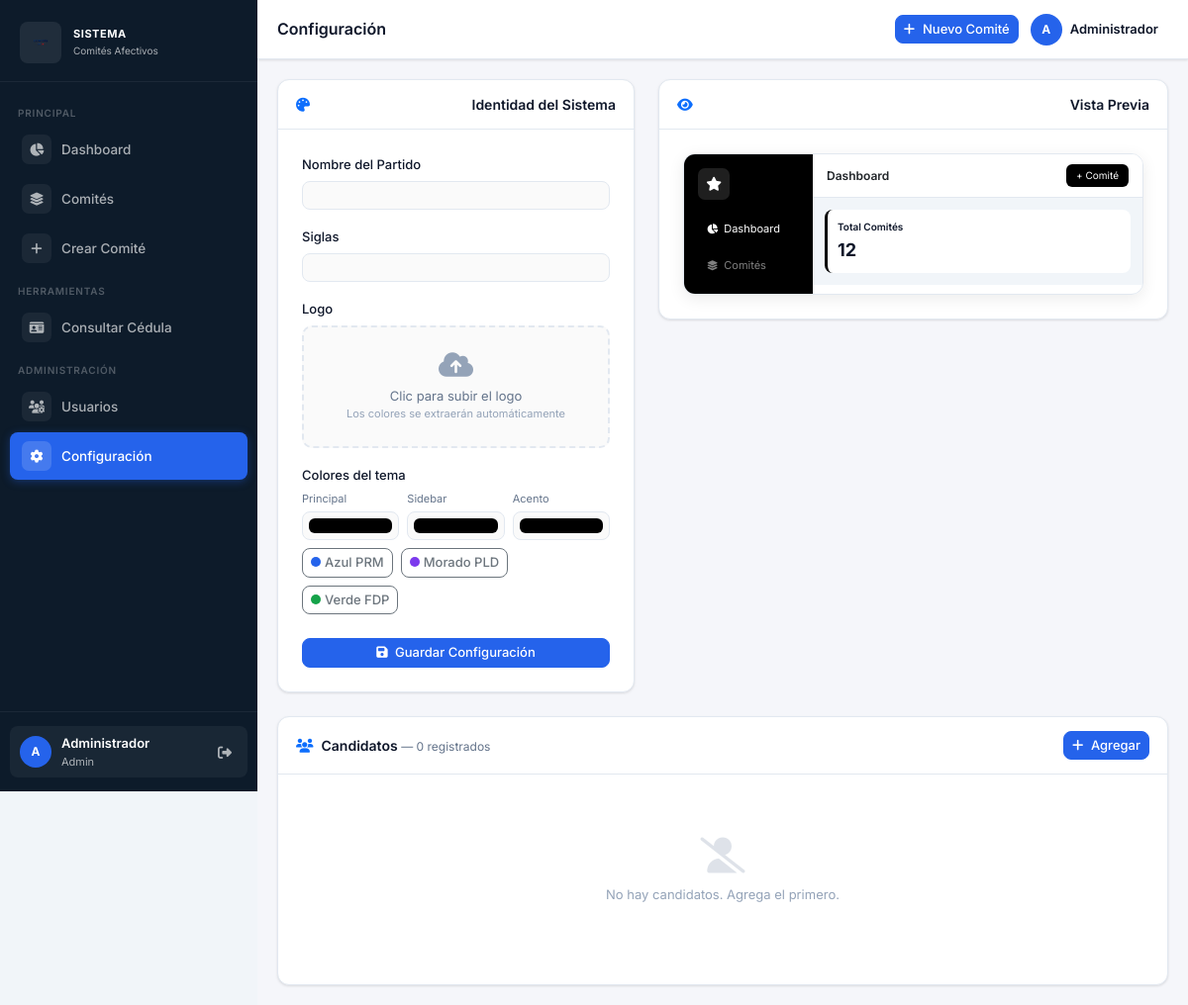
Page /config.php (signed in) on the earlier database version.
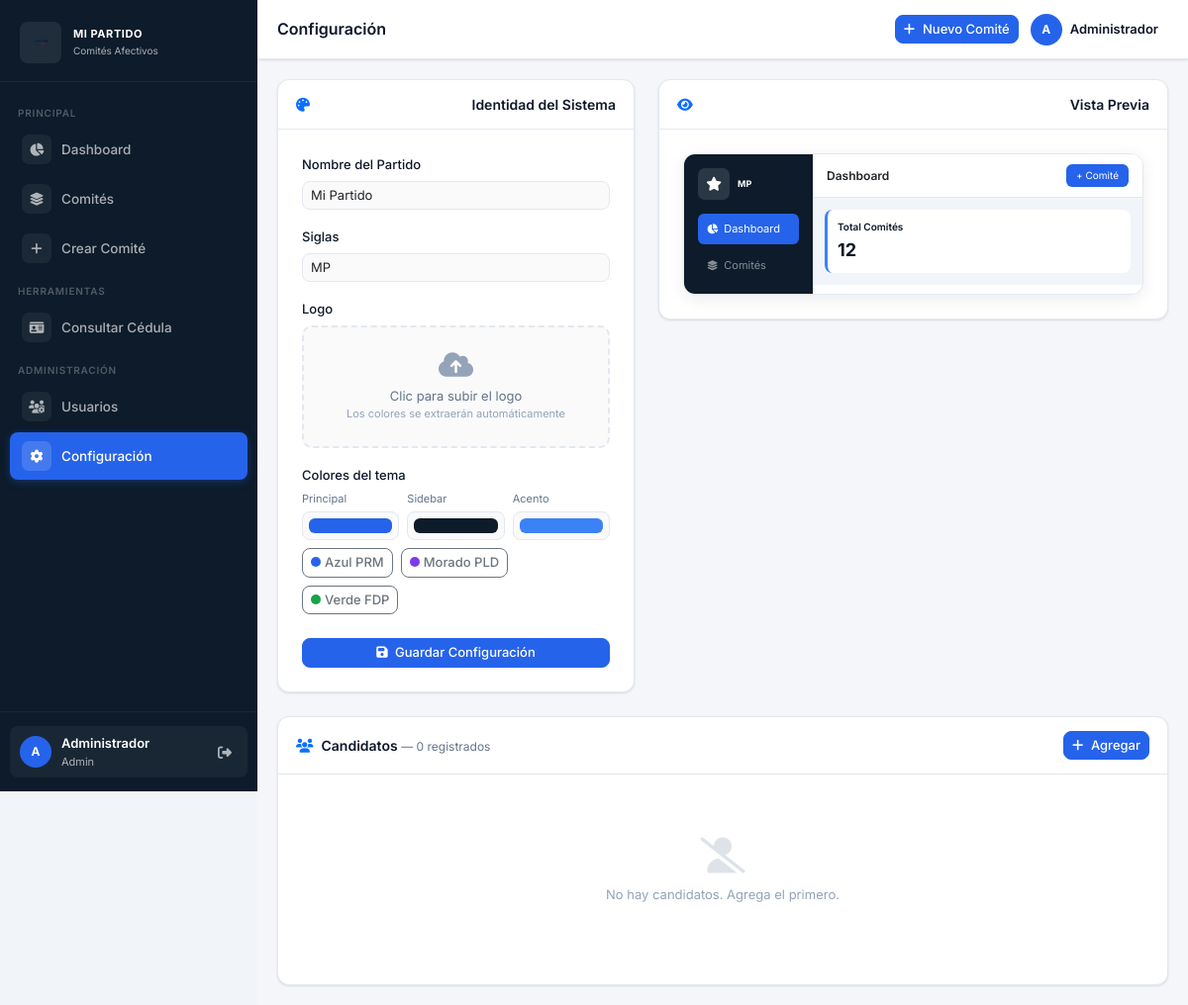
Same page on the later database version.
### tables this page shows
CREATE TABLE IF NOT EXISTS configuracion (
    id INT AUTO_INCREMENT PRIMARY KEY,
    nombre_partido VARCHAR(100) DEFAULT 'Mi Partido',
    siglas VARCHAR(20) DEFAULT 'MP',
    logo LONGBLOB,
    color_primario VARCHAR(7) DEFAULT '#2563eb',
    color_sidebar  VARCHAR(7) DEFAULT '#0d1b2a',
    color_accent   VARCHAR(7) DEFAULT '#3b82f6',
    candidato_principal_nombre VARCHAR(150),
    candidato_principal_foto LONGBLOB
);

### includes/auth.php (called while the page is built, shortened)
<?php
function esAdmin()          { return isset($_SESSION['usuario_rol']) && $_SESSION['usuario_rol'] === 'admin'; }
function esSupervisor()     { return isset($_SESSION['usuario_rol']) && in_array($_SESSION['usuario_rol'], ['admin','supervisor']); }
function cargarConfiguracion() {
    require_once __DIR__ . '/../db/config.php';
    $conn = conectarDB();
    $res = $conn->query("SELECT * FROM configuracion LIMIT 1");
    $config = $res ? $res->fetch_assoc() : [];
    return $config ?: [
        'nombre_partido' => 'Sistema',
        'siglas'         => '',
        'color_primario' => '#2563eb',
        'color_sidebar'  => '#0d1b2a',
        'color_accent'   => '#3b82f6',
        'logo'           => null,
    ];
}
?>

### config.php (the view, shortened to what this page needs)
<?php
require_once 'includes/auth.php';
$conn = conectarDB();
$cfg = $conn->query("SELECT * FROM configuracion LIMIT 1")->fetch_assoc();
if (!$cfg) {
    $conn->query("INSERT INTO configuracion (nombre_partido,siglas) VALUES ('Mi Partido','MP')");
    $cfg = $conn->query("SELECT * FROM configuracion LIMIT 1")->fetch_assoc();
}
$candidatos = $conn->query("SELECT * FROM candidatos ORDER BY FIELD(cargo,'presidente','senador','diputado','alcalde','regidor'), nombre")->fetch_all(MYSQLI_ASSOC);
$logo_b64 = !empty($cfg['logo']) ? base64_encode($cfg['logo']) : '';
$titulo_pagina = 'Configuración';
include 'includes/header.php';
?>
<div class="row g-4">
    <div class="col-lg-5">
        <div class="card mb-4">
            <div class="card-header"><i class="fas fa-palette me-2 text-primary"></i>Identidad del Sistema</div>
            <div class="p-4">
                <form method="POST" enctype="multipart/form-data" id="formTema">
                    <div class="mb-3">
                        <label class="form-label">Nombre del Partido</label>
                        <input type="text" name="nombre_partido" class="form-control form-control-sm"
                               value="<?php echo htmlspecialchars($cfg['nombre_partido']); ?>" required>
                    </div>
                    <div class="mb-3">
                        <label class="form-label">Siglas</label>
                        <input type="text" name="siglas" class="form-control form-control-sm" maxlength="10"
                               value="<?php echo htmlspecialchars($cfg['siglas']); ?>">
                    </div>
                    <div class="mb-3">
                        <label class="form-label">Logo</label>
                        <div class="upload-zone" onclick="document.getElementById('logoInput').click()">
                            <i class="fas fa-cloud-upload-alt fa-2x mb-2" style="color:#94a3b8;"></i>
                            <div style="font-size:13px;color:#64748b;">Clic para subir el logo</div>
                            <div style="font-size:11px;color:#94a3b8;">Los colores se extraerán automáticamente</div>
                        </div>
                    </div>
                    <div class="mb-4">
                        <label class="form-label">Colores del tema</label>
                        <div class="row g-2">
                            <div class="col-4">
                                <div style="font-size:11px;color:#64748b;margin-bottom:4px;">Principal</div>
                                <input type="color" name="color_primario" id="cpPrimario" class="form-control form-control-color w-100 form-control-sm"
                                       value="<?php echo $cfg['color_primario']; ?>" oninput="updatePreview()">
                            </div>
                            <div class="col-4">
                                <div style="font-size:11px;color:#64748b;margin-bottom:4px;">Sidebar</div>
                                <input type="color" name="color_sidebar" id="cpSidebar" class="form-control form-control-color w-100 form-control-sm"
                                       value="<?php echo $cfg['color_sidebar']; ?>" oninput="updatePreview()">
                            </div>
                            <div class="col-4">
                                <div style="font-size:11px;color:#64748b;margin-bottom:4px;">Acento</div>
                                <input type="color" name="color_accent" id="cpAccent" class="form-control form-control-color w-100 form-control-sm"
                                       value="<?php echo $cfg['color_accent']; ?>" oninput="updatePreview()">
                            </div>
                        </div>
                        <div class="mt-2 d-flex gap-2 flex-wrap">
                            <button type="button" class="btn btn-sm btn-outline-secondary" onclick="setPreset('#2563eb','#0d1b2a','#3b82f6')">
                                <span style="display:inline-block;width:10px;height:10px;border-radius:50%;background:#2563eb;margin-right:4px;"></span>Azul PRM
                            </button>
                            <button type="button" class="btn btn-sm btn-outline-secondary" onclick="setPreset('#7c3aed','#1e1035','#8b5cf6')">
                                <span style="display:inline-block;width:10px;height:10px;border-radius:50%;background:#7c3aed;margin-right:4px;"></span>Morado PLD
                            </button>
                            <button type="button" class="btn btn-sm btn-outline-secondary" onclick="setPreset('#16a34a','#0a1f12','#22c55e')">
                                <span style="display:inline-block;width:10px;height:10px;border-radius:50%;background:#16a34a;margin-right:4px;"></span>Verde FDP
                            </button>
                        </div>
                    </div>
                    <button type="submit" name="guardar_tema" class="btn btn-primary w-100 btn-sm">
                        <i class="fas fa-save me-1"></i> Guardar Configuración
                    </button>
                </form>
            </div>
        </div>
    </div>
    <div class="col-lg-7">
        <div class="card mb-4">
            <div class="card-header"><i class="fas fa-eye me-2 text-primary"></i>Vista Previa</div>
            <div class="p-4">
                <div style="border-radius:12px;overflow:hidden;border:1px solid var(--border);box-shadow:0 4px 16px rgba(0,0,0,.08);">
                    <div style="display:flex;">
                        <div id="previewSidebar" style="width:130px;flex-shrink:0;background:#0d1b2a;padding:14px;display:flex;flex-direction:column;gap:6px;">
                            <div style="display:flex;align-items:center;gap:8px;margin-bottom:8px;">
                                <div id="previewLogo" style="width:32px;height:32px;border-radius:7px;background:rgba(255,255,255,.12);display:flex;align-items:center;justify-content:center;color:#fff;font-size:14px;overflow:hidden;">
                                    <?php if ($logo_b64): ?><img style="width:100%;height:100%;object-fit:contain;"><?php else: ?><i class="fas fa-star"></i><?php endif; ?>
                                </div>
                                <div style="color:#fff;font-size:9px;font-weight:700;line-height:1.2;"><?php echo htmlspecialchars($cfg['siglas']); ?></div>
                            </div>
                            <div id="previewNavActive" style="padding:7px 9px;border-radius:6px;color:#fff;font-size:11px;display:flex;align-items:center;gap:6px;background:#2563eb;">
                                <i class="fas fa-chart-pie" style="font-size:10px;"></i>Dashboard
                            </div>
                            <div style="padding:7px 9px;border-radius:6px;color:rgba(255,255,255,.5);font-size:11px;display:flex;align-items:center;gap:6px;">
                                <i class="fas fa-layer-group" style="font-size:10px;"></i>Comités
                            </div>
                        </div>
                        <div style="flex:1;min-width:0;">
                            <div style="background:#fff;padding:10px 14px;border-bottom:1px solid #e2e8f0;display:flex;justify-content:space-between;align-items:center;">
                                <span style="font-size:12px;font-weight:600;">Dashboard</span>
                                <button id="previewBtn" style="background:#2563eb;color:#fff;border:none;border-radius:6px;padding:4px 10px;font-size:10px;">+ Comité</button>
                            </div>
                            <div style="background:#f1f5f9;padding:12px;">
                                <div id="previewCard" style="background:#fff;border-radius:8px;padding:10px;font-size:10px;color:#64748b;border-left:3px solid #3b82f6;">
                                    <div style="font-weight:600;color:#0f172a;margin-bottom:2px;">Total Comités</div>
                                    <div style="font-size:18px;font-weight:700;color:#0f172a;">12</div>
                                </div>
                            </div>
                        </div>
                    </div>
                </div>
            </div>
        </div>
    </div>
</div>
<div class="card" id="candidatos">
    <div class="card-header">
        <span><i class="fas fa-users me-2 text-primary"></i>Candidatos
            <span style="font-size:12px;color:var(--text-secondary);font-weight:400;"> — <?php echo count($candidatos); ?> registrados</span>
        </span>
        <button class="btn btn-primary btn-sm" data-bs-toggle="modal" data-bs-target="#modalCandidato" onclick="resetCandModal()">
            <i class="fas fa-plus me-1"></i> Agregar
        </button>
    </div>
    <div class="p-4">
        <?php if (empty($candidatos)): ?>
        <div style="text-align:center;padding:40px;color:#94a3b8;">
            <i class="fas fa-user-slash" style="font-size:36px;opacity:.3;display:block;margin-bottom:12px;"></i>
            <p style="font-size:13px;">No hay candidatos. Agrega el primero.</p>
        </div>
        <?php endif; ?>
    </div>
</div>
<?php include 'includes/footer.php'; ?>

### includes/header.php (shortened to what this page needs)
<?php
require_once __DIR__ . '/auth.php';
$pagina_actual = basename($_SERVER['PHP_SELF']);
$_cfg = cargarConfiguracion();
$_sistema_nombre = $_cfg['nombre_partido'] ?? 'Sistema';
$_logo_b64 = !empty($_cfg['logo']) ? base64_encode($_cfg['logo']) : '';
?>
<!DOCTYPE html>
<html lang="es">
<head>
    <link href="https://cdn.jsdelivr.net/npm/bootstrap@5.3.0/dist/css/bootstrap.min.css" rel="stylesheet">
    <link rel="stylesheet" href="https://cdnjs.cloudflare.com/ajax/libs/font-awesome/6.4.0/css/all.min.css">
</head>
<body>
<aside class="sidebar" id="sidebar">
    <div class="sidebar-brand">
        <?php if ($_logo_b64): ?>
        <img alt="Logo">
        <?php else: ?>
        <img src="logo_sistema.png" alt="Logo">
        <?php endif; ?>
        <div>
            <div class="sidebar-brand-name"><?php echo htmlspecialchars($_sistema_nombre); ?></div>
            <div class="sidebar-brand-sub">Comités Afectivos</div>
        </div>
    </div>
    <nav class="sidebar-nav">
        <div class="nav-section-label">Principal</div>
        <div class="nav-item">
            <a href="dashboard.php" class="nav-link <?php echo $pagina_actual=='dashboard.php'?'active':''; ?>">
                <span class="nav-icon"><i class="fas fa-chart-pie"></i></span>Dashboard
            </a>
        </div>
        <div class="nav-item">
            <a href="comites.php" class="nav-link <?php echo $pagina_actual=='comites.php'?'active':''; ?>">
                <span class="nav-icon"><i class="fas fa-layer-group"></i></span>Comités
            </a>
        </div>
        <div class="nav-item">
            <a href="crear_comite.php" class="nav-link <?php echo $pagina_actual=='crear_comite.php'?'active':''; ?>">
                <span class="nav-icon"><i class="fas fa-plus"></i></span>Crear Comité
            </a>
        </div>
        <div class="nav-section-label">Herramientas</div>
        <div class="nav-item">
            <a href="consultar.html" class="nav-link <?php echo $pagina_actual=='consultar.html'?'active':''; ?>">
                <span class="nav-icon"><i class="fas fa-id-card"></i></span>Consultar Cédula
            </a>
        </div>
        <?php if (esSupervisor()): ?>
        <div class="nav-section-label">Administración</div>
        <div class="nav-item">
            <a href="usuarios.php" class="nav-link <?php echo $pagina_actual=='usuarios.php'?'active':''; ?>">
                <span class="nav-icon"><i class="fas fa-users-cog"></i></span>Usuarios
            </a>
        </div>
        <?php endif; ?>
        <?php if (esAdmin()): ?>
        <div class="nav-item">
            <a href="config.php" class="nav-link <?php echo $pagina_actual=='config.php'?'active':''; ?>">
                <span class="nav-icon"><i class="fas fa-cog"></i></span>Configuración
            </a>
        </div>
        <?php endif; ?>
    </nav>
    <div class="sidebar-footer">
        <div class="sidebar-user">
            <div class="sidebar-avatar"><?php echo strtoupper(substr($_SESSION['usuario_nombre']??'U',0,1)); ?></div>
            <div class="sidebar-user-info">
                <div class="sidebar-user-name"><?php echo htmlspecialchars($_SESSION['usuario_nombre']??'Usuario'); ?></div>
                <div class="sidebar-user-role"><?php echo ucfirst($_SESSION['usuario_rol']??'usuario'); ?></div>
            </div>
            <a href="logout.php" class="sidebar-logout" title="Cerrar sesión"><i class="fas fa-sign-out-alt"></i></a>
        </div>
    </div>
</aside>
<div class="main-wrapper" id="mainWrapper">
    <header class="topbar">
        <div class="topbar-left">
            <h1 class="page-title"><?php echo isset($titulo_pagina)?htmlspecialchars($titulo_pagina):'Dashboard'; ?></h1>
        </div>
        <div class="topbar-right">
            <a href="crear_comite.php" class="btn btn-primary btn-sm d-none d-md-inline-flex align-items-center gap-2">
                <i class="fas fa-plus"></i> Nuevo Comité
            </a>
            <?php if (isset($_SESSION['usuario_id'])): ?>
            <div class="topbar-user">
                <div class="topbar-avatar"><?php echo strtoupper(substr($_SESSION['usuario_nombre']??'U',0,1)); ?></div>
                <span class="topbar-user-name"><?php echo htmlspecialchars($_SESSION['usuario_nombre']??''); ?></span>
            </div>
            <?php endif; ?>
        </div>
    </header>
    <main class="page-content">

### includes/footer.php (shortened to what this page needs)
    </main>
</div>
</body>
</html>

### config.php (style rules this page uses)
.upload-zone { border:2px dashed var(--border);border-radius:10px;padding:24px;text-align:center;cursor:pointer;background:#fafafa;transition:all .2s; }

Differences in the rows shown:
added configuracion: nombre_partido "MI PARTIDO", nombre_partido "Mi Partido", siglas "MP", color_primario "#2563eb", color_sidebar "#0d1b2a", color_accent "#3b82f6"
Other differences:
$_sistema_nombre: "SISTEMA" → (not shown)
form field color_primario: "#000000" → (not shown)
form field color_sidebar: "#000000" → (not shown)
form field color_accent: "#000000" → (not shown)
